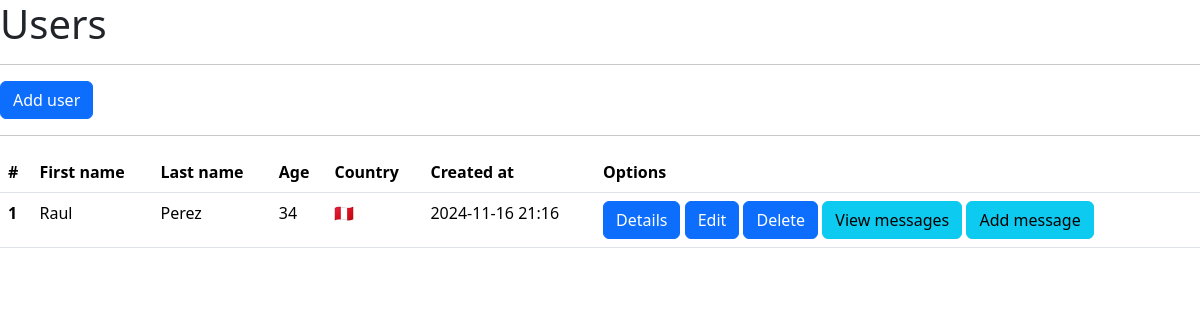
/users, run on an earlier commit of the app's database.
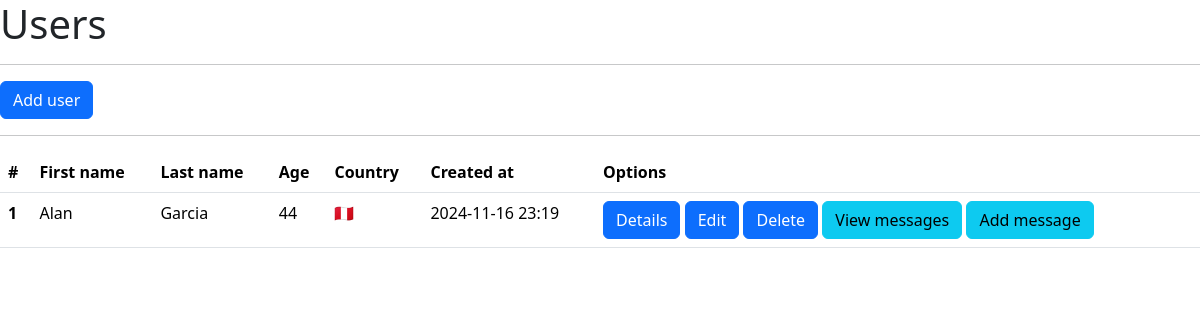
And on a later commit of the database.
### main.py (models this page shows, shortened)
class User(db.Model):
    __tablename__ = "users"
    id = db.Column(db.Integer, primary_key=True, autoincrement=True)
    first_name = db.Column(db.String(150), nullable=False)
    last_name = db.Column(db.String(150), nullable=False)
    age = db.Column(db.Integer, nullable=False)
    country = db.Column(db.String(15), nullable=False)
    content = db.Column(db.Text, nullable=True)
    created_at = db.Column(db.DateTime(timezone=True), server_default=func.now())

### main.py (the view)
@app.route("/users")
def users():
    data = User.query.all()
    return render_template("users.html", items=data)

### templates/users.html (shortened to what this page needs)
{% extends 'base.html' %}
{% block content %}
<h1>Users</h1>
<hr>
<a href="{{ url_for('users_add') }}" class="btn btn-primary">Add user</a>
<hr>
<table class="table">
    <thead>
      <tr>
        <th scope="col">#</th>
        <th scope="col">First name</th>
        <th scope="col">Last name</th>
        <th scope="col">Age</th>
        <th scope="col">Country</th>
        <th scope="col">Created at</th>
        <th scope="col">Options</th>
      </tr>
    </thead>
    <tbody>
      {% for item in items %}
      <tr>
        <th scope="row">{{ item.id }}</th>
        <td>{{ item.first_name }}</td>
        <td>{{ item.last_name }}</td>
        <td>{{ item.age }}</td>
        {% if item.country == "PE" %}
        <td>🇵🇪</td>
        {% else %}
        <td>{{ item.country }}</td>
        {% endif %}
        <td>{{ item.created_at.strftime('%Y-%m-%d %H:%M') }}</td>
        <td>
            <a href="{{ url_for('users_by_id', id=item.id) }}" class="btn btn-primary">Details</a>
            <a href="{{ url_for('users_edit_by_id', id=item.id) }}" class="btn btn-primary">Edit</a>
            <a href="{{ url_for('users_delete_by_id', id=item.id) }}" class="btn btn-primary">Delete</a>
            <a href="{{ url_for('users_by_id_messages', user_id=item.id) }}" class="btn btn-info">View messages</a>
            <a href="{{ url_for('users_by_id_add_message', user_id=item.id) }}" class="btn btn-info">Add message</a>
        </td>
      </tr>
      {% endfor %}
    </tbody>
  </table>
{% endblock %}

### templates/base.html (shortened to what this page needs)
<!doctype html>
<html lang="en">
  <head>
    <link href="https://cdn.jsdelivr.net/npm/bootstrap@5.3.3/dist/css/bootstrap.min.css" rel="stylesheet">
  </head>
  <body>
    {% block content %}
    {% endblock %}
  </body>
</html>

What changed in the data, as far as the page shows it:
changed User id 1: first_name "Raul" → "Alan"; last_name "Perez" → "Garcia"; age "34" → "44"; created_at "2024-11-16 21:16" → "2024-11-16 23:19"
